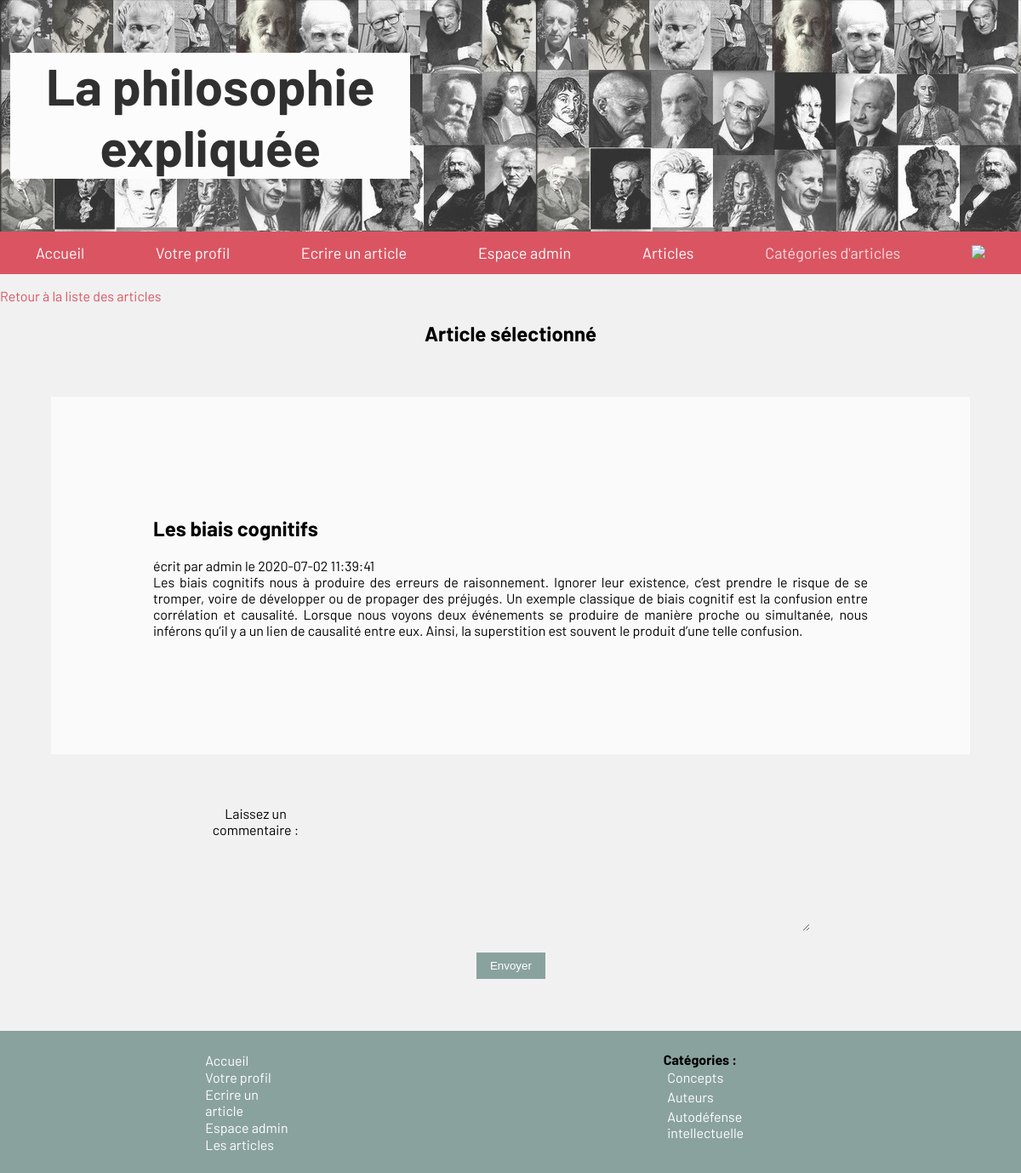
The page /article.php?id=11 (signed in) on the database its author committed.
### tables this page shows
CREATE TABLE IF NOT EXISTS `articles` (
  `id` int(11) NOT NULL AUTO_INCREMENT,
  `article` text NOT NULL,
  `id_utilisateur` int(11) NOT NULL,
  `id_categorie` int(11) NOT NULL,
  `date` timestamp NOT NULL,
  `titre` varchar(255) NOT NULL,
  PRIMARY KEY (`id`)
);

CREATE TABLE IF NOT EXISTS `utilisateurs` (
  `id` int(11) NOT NULL AUTO_INCREMENT,
  `login` varchar(255) NOT NULL,
  `password` varchar(255) NOT NULL,
  `email` varchar(255) NOT NULL,
  `id_droits` int(11) NOT NULL,
  PRIMARY KEY (`id`)
);

CREATE TABLE IF NOT EXISTS `categories` (
  `id` int(11) NOT NULL AUTO_INCREMENT,
  `nom` varchar(80) NOT NULL,
  PRIMARY KEY (`id`)
);

### article.php (the view, shortened to what this page needs)
<!DOCTYPE html>
<html>
    <head>
    	<link href="css/style.css" rel="stylesheet" />
      <link rel="stylesheet" href="css/form.css">
    </head>
    <header>
      <?php  include('includes/header.php') ?>
    </header>
    <body>
      <p><a class="link_voir_article" href="articles.php">Retour à la liste des articles</a></p>
      <div class="article">
        <h2> Article sélectionné </h2>
        <?php
        if(isset($_GET['id']))
        {
          $req = $bdd->prepare('SELECT login, titre, article, date FROM articles, utilisateurs
                  WHERE utilisateurs.id = articles.id_utilisateur AND articles.id  = ?');
          $req->execute(array($_GET['id']));
          while ($donnees = $req->fetch())
          {
          ?>
            <div class="card_article">
              <h2><?php echo htmlspecialchars($donnees['titre']); ?></h2>
                écrit par <?php echo htmlspecialchars($donnees['login']);?>
                le <?php echo $donnees['date']; ?><br>
              <?php echo htmlspecialchars($donnees['article']); ?></p>
            </div>
          <?php
          }
        }
        ?>
        <?php if(isset($_SESSION['login'])){
          ?> <form class="form_commentaire" action="article.php?id=<?php echo $_GET['id']; ?>" method="post" name="commentaire">
            <div class="ajout_commentaire">
              <label> Laissez un commentaire :</label>
              <textarea id = "commentaire" name="commentaire" value="" rows="5" cols="73"></textarea>
            </div>
            <div class="submit_commentaire">
              <input id="bouton_commentaire" type="submit" value="Envoyer">
            </div>
          </form>
        </div>
        <?php } ?>
      <?php include("includes/footer.php");?>
    </body>
</html>

### includes/footer.php (shortened to what this page needs)
<?php
    try
    {
    	$bdd = new PDO('mysql:host=localhost;dbname=blog;charset=utf8', 'root', '');
    }
    catch (Exception $e)
    {
            die('Erreur : ' . $e->getMessage());
    }
?>
<!DOCTYPE html>
<html lang="fr" dir="ltr">
  <head>
    <link rel="stylesheet" href="css/style.css">
  </head>
  <body>
    <?php
        if (isset($_SESSION['login'])) {
            if ($_SESSION['id_droits']== 1) {
              ?>
              <div class="navbar_bottom">
                <a href="index.php"><center>Accueil</center></a>
                <a href="profil.php"> Votre profil <i> <?php $_SESSION['login'] ?></i></a>
                <a href="articles.php"> Articles  </a>
                <?php   $reponse = $bdd->query('SELECT * FROM categories');
                 while ($donnees = $reponse->fetch())
                 {
                   ?>
                    <a href="">
                   <?php echo $donnees['nom'];
                  }
                  ?><a/>
              </div>
                <?php
                }elseif ($_SESSION['id_droits']== 1337){ ?>
                  <div class="navbar_bottom">
                    <div class="liste_footer">
                      <a href="index.php">Accueil</a>
                      <a href="profil.php"> Votre profil <i><?php $_SESSION['login'] ?></i></a>
                      <a href="creer-article.php"> Ecrire un article </a>
                      <a href="admin.php"> Espace admin </a>
                      <a href="articles.php"> Les articles </a>
                    </div>
                    <div class="liste_categories">
                      <strong> Catégories : </strong>
                      <?php   $reponse = $bdd->query('SELECT * FROM categories');
                      while ($donnees = $reponse->fetch())
                      {
                      ?>
                      <a href="articles.php?categorie=<?php echo $donnees['id'];
                      ?>" class="link_categorie"> <?php  echo " ". $donnees['nom']; }?> </a>
                    </div>
                  </div>
                <?php  }
              }  ?>
  </body>
</html>

### css/style.css (style rules this page uses)
body { background: #f1f1f1; font-family: 'Barlow', sans-serif; margin: auto; padding: auto; }
html { height: 100%; }
body { min-height: 100%; margin: 0; padding: 0; }
.container_admin h1, { text-align: center; }
input { padding: 0.5%; margin: 0.5%; }
.link_voir_article { color: #DB5461; text-decoration: none; }
.link_categorie { text-decoration: none; background-color: #8AA29E; color: white; padding: 0.5%; }
.article { text-align: center; }
.card_article { background-color: #FAFAFA; padding: 10%; margin: 5%; text-align: justify; }
.navbar_bottom { display: flex; flex-direction: row; justify-content: space-around; background-color: #8AA29E; padding: 2%; margin-top:5%; }
.navbar_bottom a { color: white; text-decoration: none; background-color: #8AA29E; margin: 1% 2% 0 2%; display: flex; flex-direction: column; }
.liste_categories { display: flex; flex-direction: column; }
.liste_footer { display: flex; flex-direction: column; }

### css/form.css (style rules this page uses)
form { display: flex; flex-direction: column; align-items: center; margin: 1%; }
label { display:block; float:left; width:150px; }
input { float: left; }
textarea { width: 90%; padding: 2%; margin: 5px 0 22px 0; display: inline-block; border: none; background: #f1f1f1; }
#bouton_commentaire { text-decoration: none; padding: 8px 16px; background-color: #8AA29E; color:white; border:none; cursor:pointer; }

### rows shown on the page
articles: titre "Les biais cognitifs", id_utilisateur.login "admin", date "2020-07-02 11:39:41", article "Les biais cognitifs nous à produire des erreurs de raisonnement. Ignorer leur existence, c’est prendre le risque de se tromper, voire de développer ou de propager des préjugés. Un exemple classique de biais cognitif est la confusion entre corrélation et causalité. Lorsque nous voyons deux événements se produire de manière proche ou simultanée, nous inférons qu’il y a un lien de causalité entre eux. Ainsi, la superstition est souvent le produit d’une telle confusion."
categories: nom "Concepts"
categories: nom "Auteurs"
categories: nom "Autodéfense intellectuelle"
